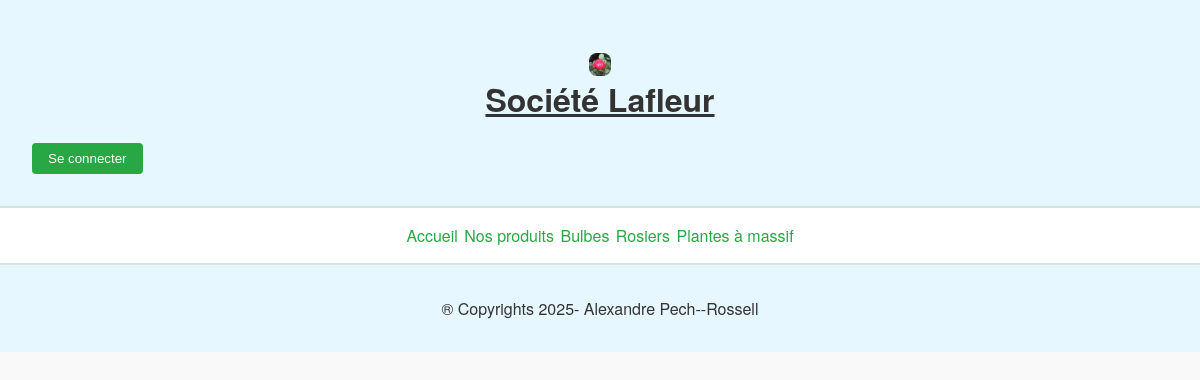
/plante_a_massif.php, run on an earlier commit of the app's database.
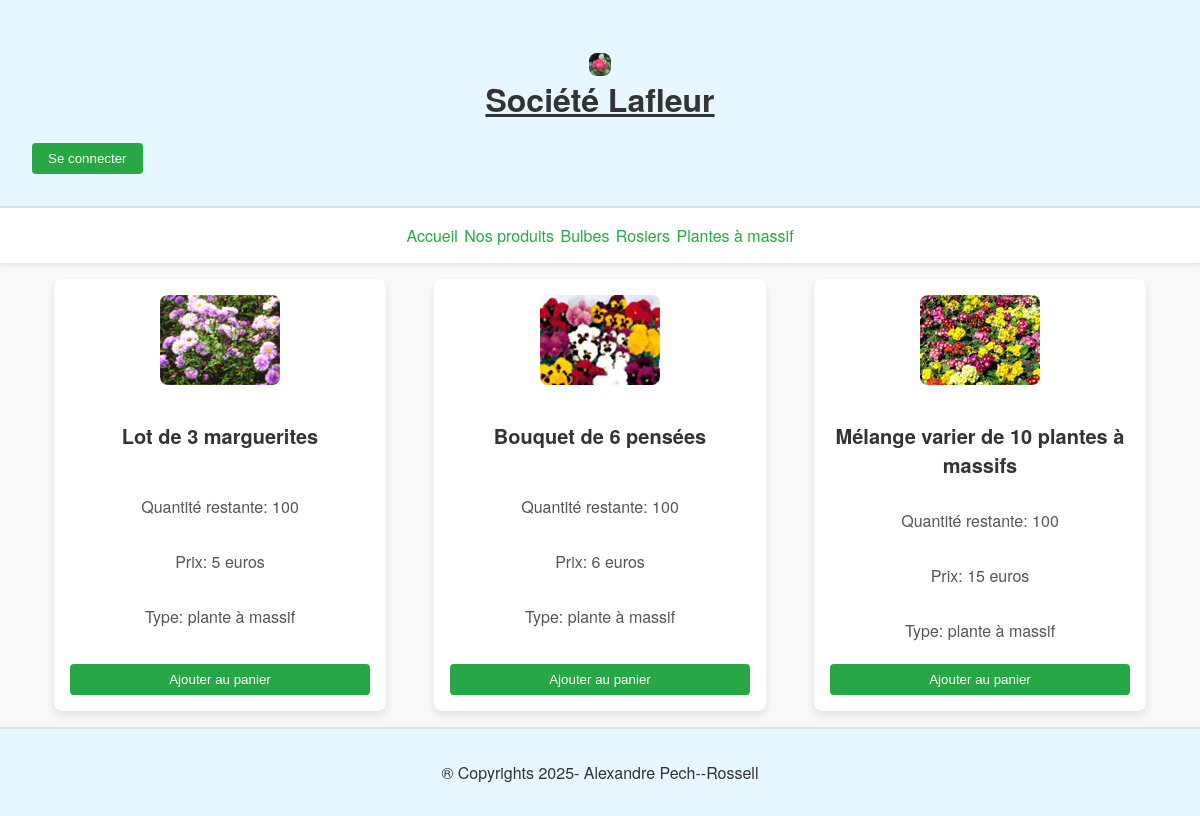
And on a later commit of the database.
### tables this page shows
CREATE TABLE IF NOT EXISTS `produits` (
  `id_produit` int NOT NULL AUTO_INCREMENT,
  `image` varchar(255) DEFAULT NULL,
  `Libelle` varchar(255) DEFAULT NULL,
  `prix` double DEFAULT NULL,
  `quantite` int DEFAULT NULL,
  `id_cat` int NOT NULL,
  PRIMARY KEY (`id_produit`),
  KEY `id_cat` (`id_cat`)
);

CREATE TABLE IF NOT EXISTS `categories` (
  `id_cat` int NOT NULL AUTO_INCREMENT,
  `nom_categorie` varchar(100) DEFAULT NULL,
  PRIMARY KEY (`id_cat`)
);

### plante_a_massif.php (the view, shortened to what this page needs)
<?php
require_once 'php/connect.php';
try {
    $stmt = $pdo->prepare('SELECT * FROM produits WHERE id_cat = 3');
    $stmt->execute();
    $produits_massif = $stmt->fetchAll(PDO::FETCH_ASSOC);
    $cat_stmt = $pdo->prepare('SELECT nom_categorie FROM categories WHERE id_cat = 3');
    $cat_stmt->execute();
    $categorie = $cat_stmt->fetch(PDO::FETCH_ASSOC);
} catch (PDOException $e) {
    die("Erreur lors de la récupération des produits ou des catégories : " . $e->getMessage());
}
?>
<!DOCTYPE HTML>
<html>
<head>
    <link rel="stylesheet" href="css/style.css">
</head>
<body>
<header>
    <h1><img src="images/ACCUEIL.jpg" width="2%"> Société Lafleur</h1>
    <?php if (isset($_SESSION['id_users'])): ?>
        <button onclick="window.location.href='php/deconnexion.php'">Se déconnecter</button>
        <?php if ($_SESSION['role'] === "admin"): ?>
            <button onclick="window.location.href='backend/administration.php'">Administration</button>
        <?php else: ?>
            <button onclick="window.location.href='backend/profil.php'">Mon Profil</button>
            <button onclick="window.location.href='panier.php'">Panier</button>
        <?php endif; ?>
    <?php else: ?>
        <button onclick="window.location.href='php/connexion.php'">Se connecter</button>
    <?php endif; ?>
</header>
<nav>
    <a href="index.php">Accueil</a>
    <a href="nos_produits.php">Nos produits</a>
    <a href="Bulbes.php">Bulbes</a>
    <a href="Rosiers.php">Rosiers</a>
    <a href="plante_a_massif.php">Plantes à massif</a>
</nav>
<main>
    <div class="card-container">
        <?php foreach ($produits_massif as $produit): ?>
            <div class="card">
                <img src="images/<?= htmlspecialchars($produit['image']) ?>" alt="<?= htmlspecialchars($produit['Libelle']) ?>" class="product-image">
                <h3 class="card-title"><?= htmlspecialchars($produit['Libelle']) ?></h3>
                    <div class="card-content">
                        <p>Quantité restante: <?= htmlspecialchars($produit['quantite']) ?></p>
                        <p>Prix: <?= htmlspecialchars($produit['prix']) ?> euros</p>
                        <p>Type: <?= htmlspecialchars($categorie['nom_categorie']) ?></p>
                    </div>
                    <?php if ($produit['quantite'] > 0): ?>
                    <button class="ajouter-panier" data-id="<?= $produit['id_produit'] ?>">Ajouter au panier</button>
                <?php else: ?>
                    <button class="rupture-stock" disabled>Rupture de stock</button>
                <?php endif; ?>
            </div>
        <?php endforeach; ?>
    </div>
</main>
<footer>
    <p>® Copyrights 2025- Alexandre Pech--Rossell</p>
</footer>
</body>
</html>

What changed in the data, as far as the page shows it:
added produits: image (picture), Libelle "Lot de 3 marguerites", quantite "100", prix "5", id_cat.nom_categorie "plante à massif"
added produits: image (picture), Libelle "Bouquet de 6 pensées", quantite "100", prix "6", id_cat.nom_categorie "plante à massif"
added produits: image (picture), Libelle "Mélange varier de 10 plantes à massifs", quantite "100", prix "15", id_cat.nom_categorie "plante à massif"
